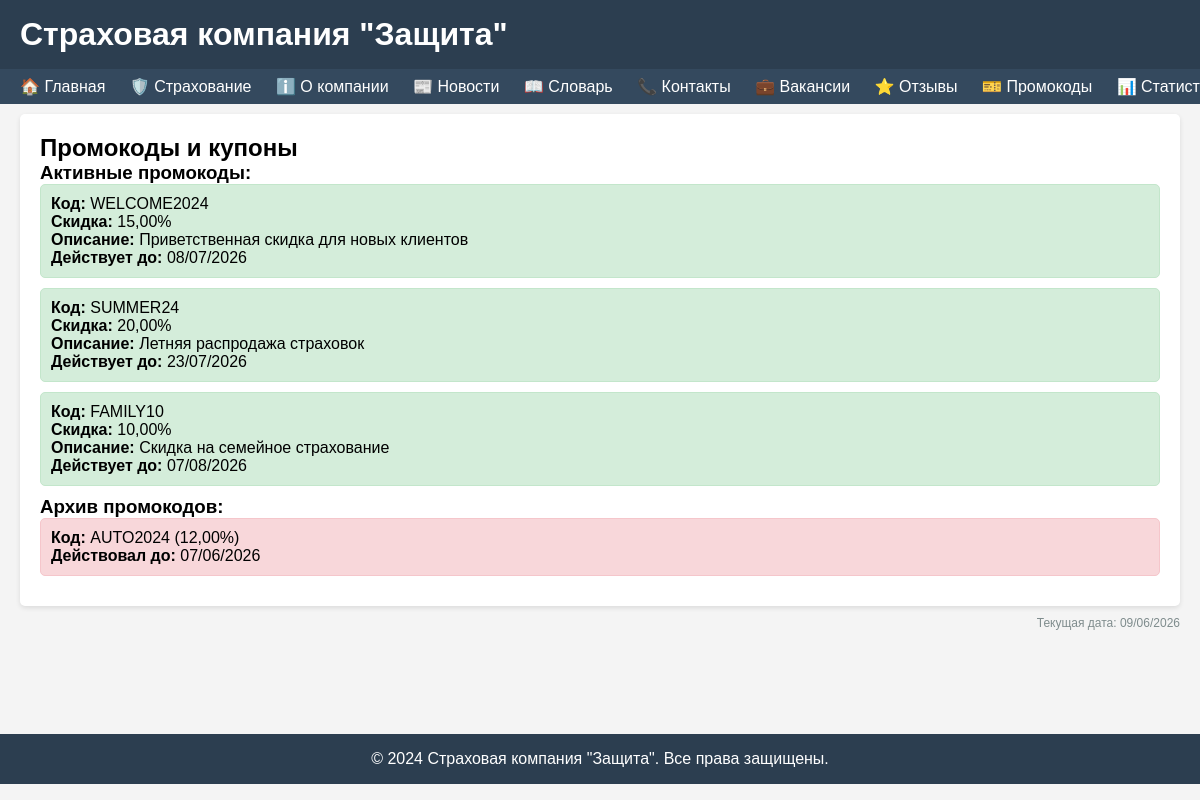
Page /promocodes/ on the committed database.
### apps/core/models.py (models this page shows, shortened)
class PromoCode(models.Model):
    STATUS_CHOICES = [
        ('active', 'Активен'),
        ('archived', 'В архиве'),
    ]
    code = models.CharField(max_length=50, unique=True)
    discount_percent = models.DecimalField(max_digits=5, decimal_places=2)
    description = models.TextField(blank=True)
    valid_from = models.DateField()
    valid_to = models.DateField()
    status = models.CharField(max_length=20, choices=STATUS_CHOICES, default='active')

### apps/core/views.py (the view)
# urls.py: path('promocodes/', views.promocodes_list, name='promocodes'),
def promocodes_list(request):
    active = PromoCode.objects.filter(status='active')
    archived = PromoCode.objects.filter(status='archived')
    return render(request, 'core/promocodes.html', {
        'active_promocodes': active,
        'archived_promocodes': archived,
    })

### templates/core/promocodes.html
{% extends 'base.html' %}
{% block content %}
<div class="card">
    <h2>Промокоды и купоны</h2>
    <h3>Активные промокоды:</h3>
    {% for promo in active_promocodes %}
    <div style="background: #d4edda; border: 1px solid #c3e6cb; border-radius: 5px; margin-bottom: 10px; padding: 10px;">
        <p><strong>Код:</strong> {{ promo.code }}</p>
        <p><strong>Скидка:</strong> {{ promo.discount_percent }}%</p>
        <p><strong>Описание:</strong> {{ promo.description }}</p>
        <p><strong>Действует до:</strong> {{ promo.valid_to|date:"d/m/Y" }}</p>
    </div>
    {% empty %}
    <p>Активных промокодов нет.</p>
    {% endfor %}
    <h3>Архив промокодов:</h3>
    {% for promo in archived_promocodes %}
    <div style="background: #f8d7da; border: 1px solid #f5c6cb; border-radius: 5px; margin-bottom: 10px; padding: 10px;">
        <p><strong>Код:</strong> {{ promo.code }} ({{ promo.discount_percent }}%)</p>
        <p><strong>Действовал до:</strong> {{ promo.valid_to|date:"d/m/Y" }}</p>
    </div>
    {% empty %}
    <p>Архив пуст.</p>
    {% endfor %}
</div>
{% endblock %}

### templates/base.html (style rules this page uses)
* { margin: 0; padding: 0; box-sizing: border-box; }
body { font-family: Arial, sans-serif; background: #f4f4f4; }
.card { background: white; padding: 20px; margin: 10px 0; border-radius: 5px; box-shadow: 0 2px 5px rgba(0,0,0,0.1); }

### rows in the picture
PromoCode: code "WELCOME2024", discount_percent "15,00", description "Приветственная скидка для новых клиентов", valid_to "08/07/2026"
PromoCode: code "SUMMER24", discount_percent "20,00", description "Летняя распродажа страховок", valid_to "23/07/2026"
PromoCode: code "FAMILY10", discount_percent "10,00", description "Скидка на семейное страхование", valid_to "07/08/2026"
PromoCode: code "AUTO2024", discount_percent "12,00", valid_to "07/06/2026"
